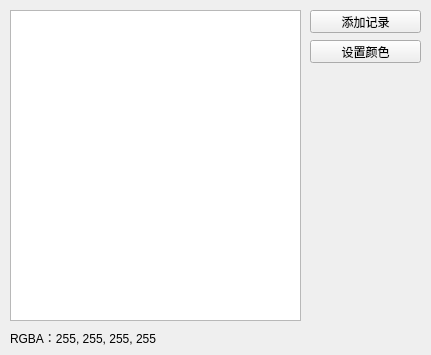
<?xml version="1.0" encoding="UTF-8"?>
<ui version="4.0">
 <class>CustomDialogDemoClass</class>
 <widget class="QWidget" name="CustomDialogDemoClass">
  <property name="geometry">
   <rect>
    <x>0</x>
    <y>0</y>
    <width>431</width>
    <height>355</height>
   </rect>
  </property>
  <property name="windowTitle">
   <string>CustomDialogDemo</string>
  </property>
  <widget class="QListWidget" name="lstData">
   <property name="geometry">
    <rect>
     <x>10</x>
     <y>10</y>
     <width>291</width>
     <height>311</height>
    </rect>
   </property>
  </widget>
  <widget class="QPushButton" name="btnEditItem">
   <property name="geometry">
    <rect>
     <x>310</x>
     <y>10</y>
     <width>111</width>
     <height>23</height>
    </rect>
   </property>
   <property name="text">
    <string>添加记录</string>
   </property>
  </widget>
  <widget class="QPushButton" name="btnSetColor">
   <property name="geometry">
    <rect>
     <x>310</x>
     <y>40</y>
     <width>111</width>
     <height>23</height>
    </rect>
   </property>
   <property name="text">
    <string>设置颜色</string>
   </property>
  </widget>
  <widget class="QLabel" name="label">
   <property name="geometry">
    <rect>
     <x>10</x>
     <y>330</y>
     <width>241</width>
     <height>16</height>
    </rect>
   </property>
   <property name="text">
    <string>RGBA：255, 255, 255, 255</string>
   </property>
  </widget>
 </widget>
 <layoutdefault spacing="6" margin="11"/>
 <resources>
  <include location="CustomDialogDemo.qrc"/>
 </resources>
 <connections/>
</ui>
